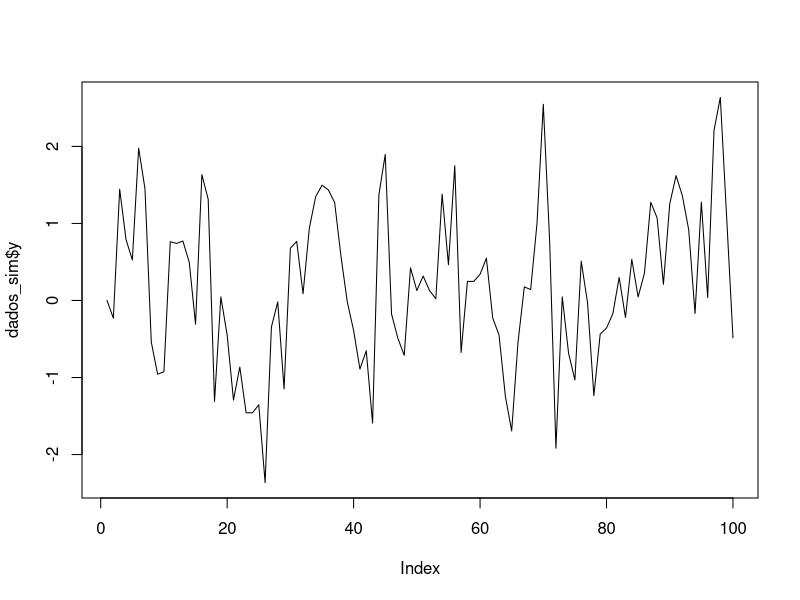

Source code (R):

# pacotes utilzados
library(tidyverse)

# simular dados de um modelo de regressão linear múltipla
# com 3 variáveis explicativas
set.seed(123)
n <- 100
x1 <- rnorm(n)
x2 <- rnorm(n)
x3 <- rnorm(n)
y <- 1 + 2 * x1 + 3 * x2 + 4 * x3 + rnorm(n)
dados_sim <- tibble(y, x1, x2, x3)

glimpse(dados_sim)

# simular um processo AR(1)
set.seed(123)
n <- 100
phi <- 0.5
x <- rnorm(n)
y <- rep(0, n)
for (i in 2:n) {
  y[i] <- phi * y[i - 1] + x[i]
}
dados_sim <- tibble(y)

plot(dados_sim$y, type = "l")
